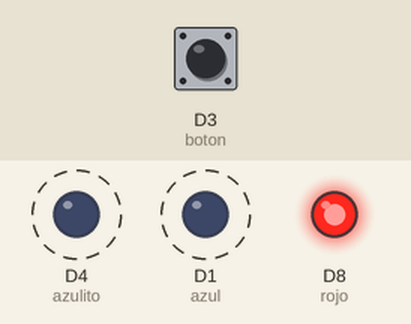
Recording of a sketch running on a simulated ESP8266 (NodeMCU). Parts: output pins drawn as LEDs (lit = HIGH). Dashed ring = blinking. The inputs (shaded band) are chosen by the test bench; at power-on: D3 (boton) LOW.

Above: at 1.2 s.
1.3 s: D3 (boton) pulled HIGH for 0.25 s
At 1.5 s:
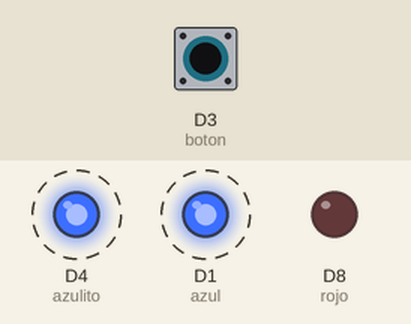
4.3 s: D3 (boton) pulled HIGH for 1 s
At 6.5 s:
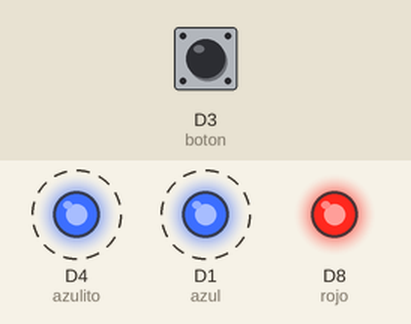
7.3 s: D3 (boton) pulled HIGH for 3.2 s
At 8.4 s:
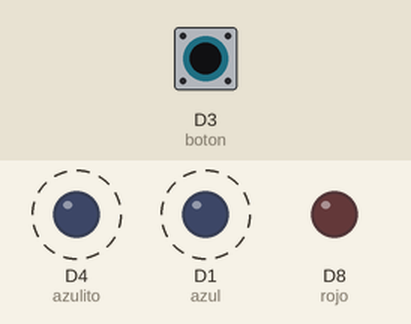
Timing chart, 0 to 18.0 s (numbered marks = the images above; inputs shaded):
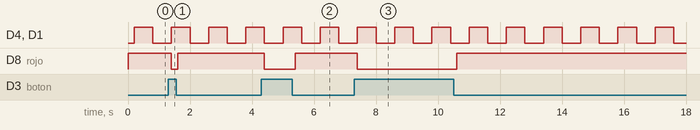

Measured:
- after the input at 1.3 s, D8 (rojo): HIGH → LOW after 0.10 s, → HIGH 0.20 s later
- after the input at 4.3 s, D8 (rojo): HIGH → LOW after 0.10 s, → HIGH 1.0 s later
- after the input at 7.3 s, D8 (rojo): HIGH → LOW after 0.10 s, → HIGH 3.2 s later
- by itself, D4 (azulito), D1 (azul): alternates HIGH for 0.60 s and LOW for 0.60 s

The sketch:

ejercicio1s4.ino
```cpp
#define azulito D4
#define azul D1
#define rojo D8
#define boton D3

int boton1=0;
int estadoazul=LOW, estadoazulito=LOW;
unsigned long tiempo,tx=1000,tx2=500;

void setup() {
 pinMode(azulito,OUTPUT);
 pinMode(azul,OUTPUT);
 pinMode(rojo,OUTPUT);
 pinMode(boton,INPUT);
}
void loop() {

 boton1=digitalRead(boton);
 digitalWrite(azul,estadoazul);
 digitalWrite(azulito,estadoazulito);
 tiempo=millis();

 if(tiempo-tx>=500){
  	tx=tiempo;
    estadoazul=!estadoazul;
 }
 if(tiempo-tx2>=500){
 	tx2=tiempo;
   estadoazulito=!estadoazulito;
 }

 if(boton1==HIGH){//PullUp
 	digitalWrite(rojo,LOW);
 	delay(200);//antirebote
 }

 if(boton1==LOW){//PullUp
 	digitalWrite(rojo,HIGH);
 	delay(200);//antirebote
 }

}
```
